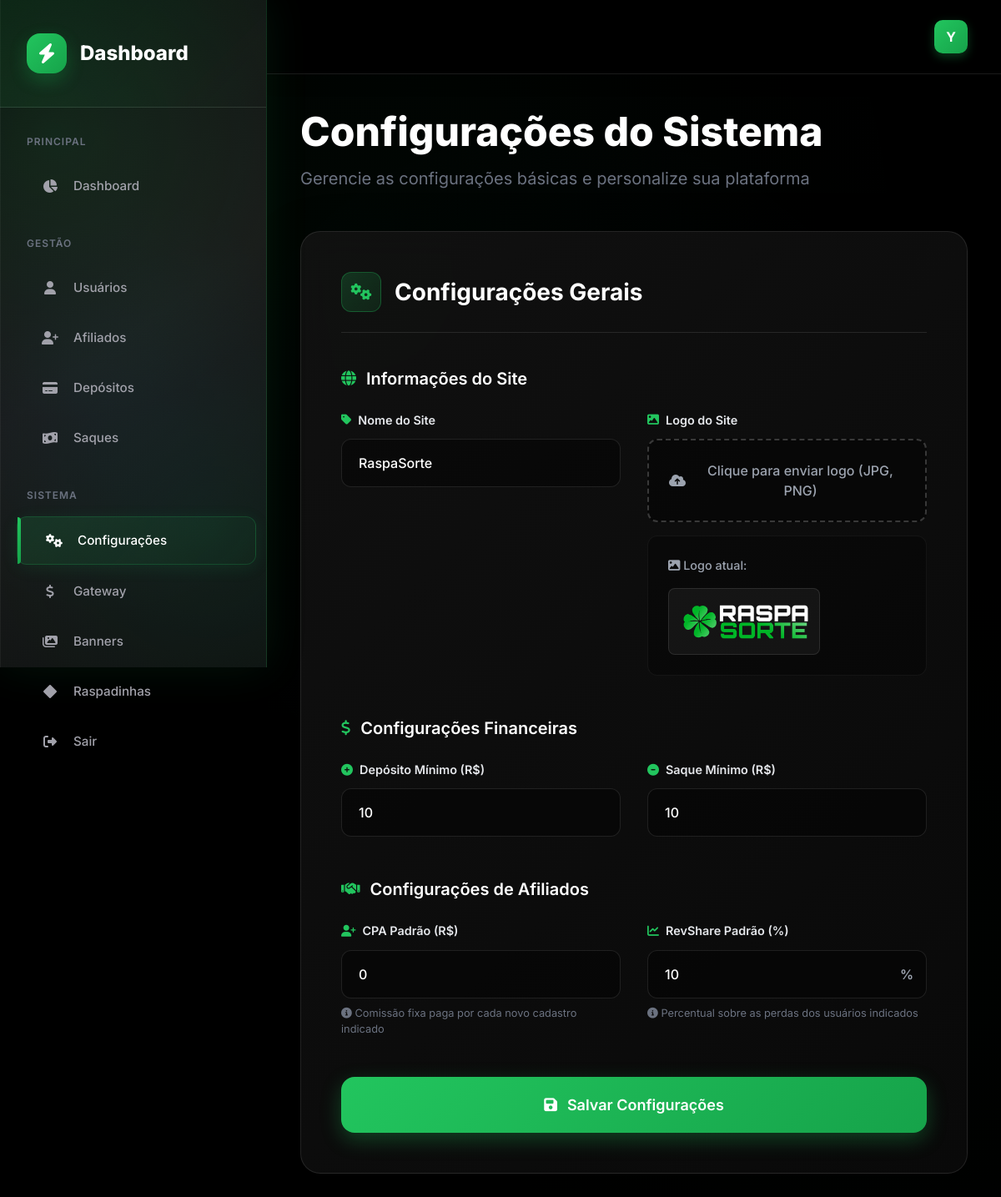
The app's page /admin/config.php (signed in) with its own data.
### tables this page shows
CREATE TABLE `usuarios` (
  `id` int NOT NULL AUTO_INCREMENT,
  `nome` varchar(100) NOT NULL,
  `telefone` varchar(20) NOT NULL,
  `email` varchar(100) NOT NULL,
  `senha` varchar(255) NOT NULL,
  `saldo` decimal(10,2) DEFAULT '0.00',
  `indicacao` varchar(100) DEFAULT NULL,
  `comissao_cpa` float DEFAULT '0',
  `comissao_revshare` float DEFAULT '0',
  `banido` tinyint(1) DEFAULT '0',
  `admin` int DEFAULT '0',
  `created_at` datetime DEFAULT CURRENT_TIMESTAMP,
  `updated_at` datetime DEFAULT CURRENT_TIMESTAMP ON UPDATE CURRENT_TIMESTAMP,
  `influencer` tinyint(1) NOT NULL DEFAULT '0',
  PRIMARY KEY (`id`),
  UNIQUE KEY `email` (`email`)
);

CREATE TABLE `config` (
  `id` bigint unsigned NOT NULL AUTO_INCREMENT,
  `nome_site` varchar(255) DEFAULT 'Raspadinha',
  `logo` varchar(255) DEFAULT NULL,
  `deposito_min` float NOT NULL DEFAULT '0',
  `saque_min` float NOT NULL DEFAULT '0',
  `cpa_padrao` float NOT NULL DEFAULT '0',
  `revshare_padrao` float NOT NULL DEFAULT '0',
  UNIQUE KEY `id` (`id`)
);

### admin/config.php (the view, shortened to what this page needs)
<?php
include '../conexao.php';
$usuarioId = $_SESSION['usuario_id'];
$admin = ($stmt = $pdo->prepare("SELECT admin FROM usuarios WHERE id = ?"))->execute([$usuarioId]) ? $stmt->fetchColumn() : null;
$config = $pdo->query("SELECT * FROM config LIMIT 1")->fetch(PDO::FETCH_ASSOC);
$nome = ($stmt = $pdo->prepare("SELECT nome FROM usuarios WHERE id = ?"))->execute([$usuarioId]) ? $stmt->fetchColumn() : null;
$nome = $nome ? explode(' ', $nome)[0] : null;
?>
<!DOCTYPE html>
<html lang="pt-BR">
<head>
    <script src="https://cdn.tailwindcss.com"></script>
    <link rel="stylesheet" href="https://cdnjs.cloudflare.com/ajax/libs/font-awesome/6.5.1/css/all.min.css">
    <link href="https://cdn.jsdelivr.net/npm/notiflix@3.2.8/src/notiflix.min.css" rel="stylesheet">
</head>
<body>
    <aside class="sidebar" id="sidebar">
        <div class="sidebar-header">
            <a href="#" class="logo">
                <div class="logo-icon">
                    <i class="fas fa-bolt"></i>
                </div>
                <div class="logo-text">
                    <div class="logo-title">Dashboard</div>
                </div>
            </a>
       </div>
       <nav class="nav-menu">
            <div class="nav-section">
                <div class="nav-section-title">Principal</div>
                <a href="index.php" class="nav-item">
                    <div class="nav-icon"><i class="fas fa-chart-pie"></i></div>
                    <div class="nav-text">Dashboard</div>
                </a>
            </div>
            <div class="nav-section">
                <div class="nav-section-title">Gestão</div>
                <a href="usuarios.php" class="nav-item">
                    <div class="nav-icon"><i class="fas fa-user"></i></div>
                    <div class="nav-text">Usuários</div>
                </a>
                <a href="afiliados.php" class="nav-item">
                    <div class="nav-icon"><i class="fas fa-user-plus"></i></div>
                    <div class="nav-text">Afiliados</div>
                </a>
                <a href="depositos.php" class="nav-item">
                    <div class="nav-icon"><i class="fas fa-credit-card"></i></div>
                    <div class="nav-text">Depósitos</div>
                </a>
                <a href="saques.php" class="nav-item">
                    <div class="nav-icon"><i class="fas fa-money-bill-wave"></i></div>
                    <div class="nav-text">Saques</div>
                </a>
            </div>
            <div class="nav-section">
                <div class="nav-section-title">Sistema</div>
                <a href="config.php" class="nav-item active">
                    <div class="nav-icon"><i class="fas fa-cogs"></i></div>
                    <div class="nav-text">Configurações</div>
                </a>
                <a href="gateway.php" class="nav-item">
                    <div class="nav-icon"><i class="fas fa-usd"></i></div>
                    <div class="nav-text">Gateway</div>
                </a>
                <a href="banners.php" class="nav-item">
                    <div class="nav-icon"><i class="fas fa-images"></i></div>
                    <div class="nav-text">Banners</div>
                </a>
                <a href="cartelas.php" class="nav-item">
                    <div class="nav-icon"><i class="fas fa-diamond"></i></div>
                    <div class="nav-text">Raspadinhas</div>
                </a>
                <a href="../logout" class="nav-item">
                    <div class="nav-icon"><i class="fas fa-sign-out-alt"></i></div>
                    <div class="nav-text">Sair</div>
                </a>
            </div>
        </nav>
    </aside>
    <main class="main-content" id="mainContent">
        <header class="header">
            <div class="header-content">
                <div class="header-actions">
                    <div class="user-avatar">
                        <?= strtoupper(substr($nome, 0, 1)) ?>
                    </div>
                </div>
            </div>
        </header>
        <div class="page-content">
            <section class="welcome-section">
                <h2 class="welcome-title">Configurações do Sistema</h2>
                <p class="welcome-subtitle">Gerencie as configurações básicas e personalize sua plataforma</p>
            </section>
            <div class="form-container">
                <form method="POST" enctype="multipart/form-data">
                    <h2 class="form-title">
                        <i class="fas fa-cogs"></i>
                        Configurações Gerais
                    </h2>
                    <div class="form-section">
                        <h3 class="section-title">
                            <i class="fas fa-globe"></i>
                            Informações do Site
                        </h3>
                        <div class="form-grid">
                            <div class="form-group">
                                <label class="form-label">
                                    <i class="fas fa-tag"></i>
                                    Nome do Site
                                </label>
                                <input type="text" name="nome_site" value="<?= htmlspecialchars($config['nome_site'] ?? '') ?>" class="form-input" placeholder="Digite o nome do seu site" required>
                            </div>
                            <div class="form-group">
                                <label class="form-label">
                                    <i class="fas fa-image"></i>
                                    Logo do Site
                                </label>
                                <div class="file-input-container">
                                    <label for="logo-upload" class="file-input-label" id="file-label">
                                        <i class="fas fa-cloud-upload-alt"></i>
                                        <span>Clique para enviar logo (JPG, PNG)</span>
                                    </label>
                                </div>
                                <?php if (!empty($config['logo'])): ?>
                                    <div class="current-logo">
                                        <p><i class="fas fa-image"></i> Logo atual:</p>
                                        <img src="<?= htmlspecialchars($config['logo']) ?>" alt="Logo atual">
                                    </div>
                                <?php endif; ?>
                            </div>
                        </div>
                    </div>
                    <div class="form-section">
                        <h3 class="section-title">
                            <i class="fas fa-dollar-sign"></i>
                            Configurações Financeiras
                        </h3>
                        <div class="form-grid">
                            <div class="form-group">
                                <label class="form-label">
                                    <i class="fas fa-plus-circle"></i>
                                    Depósito Mínimo (R$)
                                </label>
                                <input type="text" name="deposito_min" value="<?= htmlspecialchars($config['deposito_min'] ?? '0') ?>" class="form-input" placeholder="Ex: 10,00" required>
                            </div>
                            <div class="form-group">
                                <label class="form-label">
                                    <i class="fas fa-minus-circle"></i>
                                    Saque Mínimo (R$)
                                </label>
                                <input type="text" name="saque_min" value="<?= htmlspecialchars($config['saque_min'] ?? '0') ?>" class="form-input" placeholder="Ex: 20,00" required>
                            </div>
                        </div>
                    </div>
                    <div class="form-section">
                        <h3 class="section-title">
                            <i class="fas fa-handshake"></i>
                            Configurações de Afiliados
                        </h3>
                        <div class="form-grid">
                            <div class="form-group">
                                <label class="form-label">
                                    <i class="fas fa-user-plus"></i>
                                    CPA Padrão (R$)
                                </label>
                                <input type="text" name="cpa_padrao" value="<?= htmlspecialchars($config['cpa_padrao'] ?? '0') ?>" class="form-input" placeholder="Ex: 5,00" required>
                                <p style="color: #6b7280; font-size: 0.8rem; margin-top: 0.5rem;">
                                    <i class="fas fa-info-circle"></i>
                                    Comissão fixa paga por cada novo cadastro indicado
                                </p>
                            </div>
                            <div class="form-group">
                                <label class="form-label">
                                    <i class="fas fa-chart-line"></i>
                                    RevShare Padrão (%)
                                </label>
                                <div class="input-container">
                                    <input type="text" name="revshare_padrao" value="<?= htmlspecialchars($config['revshare_padrao'] ?? '0') ?>" class="form-input percentage" placeholder="Ex: 10,00" required>
                                    <span class="percentage-symbol">%</span>
                                </div>
                                <p style="color: #6b7280; font-size: 0.8rem; margin-top: 0.5rem;">
                                    <i class="fas fa-info-circle"></i>
                                    Percentual sobre as perdas dos usuários indicados
                                </p>
                            </div>
                        </div>
                    </div>
                    <button type="submit" name="salvar_config" class="submit-button">
                        <i class="fas fa-save"></i>
                        Salvar Configurações
                    </button>
                </form>
            </div>
        </div>
    </main>
</body>
</html>

### records on screen
usuarios: nome "Y"
config: nome_site "RaspaSorte", logo (picture), deposito_min "10", saque_min "10", cpa_padrao "0", revshare_padrao "10"
